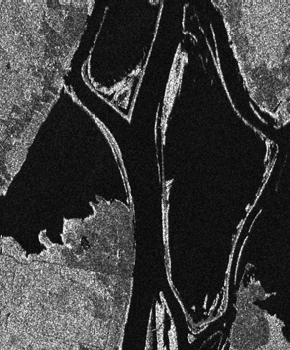
%> input picture SAR_scatnet/Images/ottawa_1.bmp, 290 x 350 px
$ octave optim_ottawa.m   (GNU Octave 9; MATLAB toolbox functions it lacks are replaced by stand-ins)
%> lines starting %> are read from the running program, lines starting %| are printed output that depends on the picture; in (x1, y1, x2, y2) boxes, pixels count from 0 and x2, y2 are one past the last pixel; in counts of white or black regions, pixels touching at a corner belong together; the program's own positions count from 1
### scatnet-0.2/core/wavelet_factory_2d.m
% WAVELET_FACTORY_2D Create wavelet cascade from morlet filter bank
%
% Usage
%    [Wop, filters] = WAVELET_FACTORY_2D(size_in, filt_opt, scat_opt)
%
% Input
%    size_in (numeric): The size of the signals to be transformed.
%    filt_opt (structure): The filter options, same as for
%       MORLET_FILTER_BANK_2D or SHANNON_FILTER_BANK_2D
%	 scat_opt (structure): The scattering and wavelet options, identical to
%       WAVELET_LAYER_1D/WAVELET_1D.
%
% Output
%    Wop (cell of function handle): A cell array of wavelet transforms
%    required for the scattering transform.
%    filters (cell): A cell array of the filters used in defining the wavelets.
%
% Description
%    NOTE : A faster implementation is avaible as WAVELET_FACTORY_2D_LAYER.
%    This function create a cell array of linear operators that will be
%    used for the successive wavelet transforms. Here, only the morlet
%    filter bank is used.
%    If M, the number of layer, is not specified, its value is set automatically to 2.
%
% See also
%    WAVELET_2D, MORLET_FILTER_BANK_2D, SHANNON_FILTER_BANK_2D

function [Wop, filters] = wavelet_factory_2d(size_in, filt_opt, scat_opt)
    % Options
    % check options white list

    if(nargin<3)
        scat_opt=struct;
    end

    if(nargin<2)
        filt_opt=struct;
    end

    white_list_filt = {'filter_type', 'precision', 'Q', 'J', 'L',...
        'sigma_phi','sigma_psi','xi_psi','slant_psi', 'min_margin'};
    white_list_scat = { 'oversampling', 'precision','M'};

    check_options_white_list(filt_opt, white_list_filt);
    check_options_white_list(scat_opt, white_list_scat);

    scat_opt = fill_struct(scat_opt, 'M', 2);

	% Create filters
    filt_opt = fill_struct(filt_opt, 'filter_type', 'morlet');
    switch filt_opt.filter_type
        case 'morlet'
            filt_opt = rmfield(filt_opt, 'filter_type');
            filters = morlet_filter_bank_2d(size_in, filt_opt);
        case 'stockwell'
            filt_opt = rmfield(filt_opt, 'filter_type');
            filters = stockwell_filter_bank_2d(size_in, filt_opt);
        case 'shannon'
            filt_opt = rmfield(filt_opt, 'filter_type');
            filters = shannon_filter_bank_2d(size_in, filt_opt);
        otherwise
            error('unsupported filter type');
    end

	% Create the wavelet transform to apply at the m-th layer
	for m = 1:scat_opt.M+1

        options_W = rmfield(scat_opt, 'M');

		Wop{m} = @(x)(wavelet_layer_2d(x, filters, options_W));
	end
end

### SAR_scatnet/optim_ottawa.m
%% This code is for the optimization of the Ottawa dataset
%% Initialization
%clc;clear;
% sample image
clc;clear;
tic;
addpath('./Images');
addpath('./Utilities');
addpath('./Utils');

fprintf(' ... ... read image file ... ... ... ....\n');
im1   = imread('ottawa_1.bmp');
%> im1 is the input picture: size 350x290x3 uint8; min 0, max 255, mean 60.9
im2   = imread('ottawa_2.bmp');
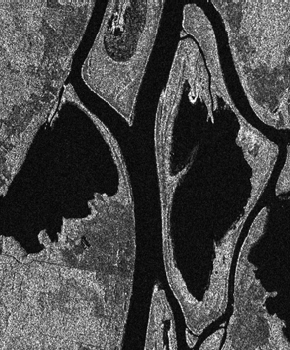
%> input picture SAR_scatnet/Images/ottawa_2.bmp, 290 x 350 px
%> im2 is the input picture: size 350x290x3 uint8; min 0, max 255, mean 71.6
im_gt = imread('ottawa_gt.bmp');
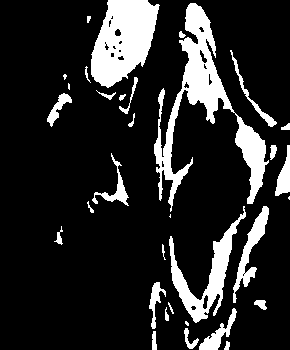
%> input picture SAR_scatnet/Images/ottawa_gt.bmp, 290 x 350 px
%> im_gt is the input picture: size 350x290x3 uint8; 15.8% white; 33 white regions (5 under 20 px), largest, box (x1, y1, x2, y2) and area: (154, 3, 269, 212) 5708, (91, 0, 160, 88) 4014, (169, 206, 246, 323) 2199
fprintf(' ... ... read image file finished !!! !!!\n\n');

im1 = double(im1(:,:,1));
%> im1: size 350x290 double
im2 = double(im2(:,:,1));
%> im2: size 350x290 double
im_gt = double(im_gt(:,:,1));
[ylen, xlen] = size(im1);
%> ylen = 350; xlen = 290

% im1 = im1/max(im1(:));
% im2 = im2/max(im2(:));

cutoff1 = norm(im1,'fro')*.005;
%> cutoff1 = 131.6
cutoff2 = norm(im2,'fro')*.005;
%> cutoff2 = 143.5

fprintf(' ... ... start scattering operation !!! !!!\n\n');

% set parameters % J=3 L=12 M=1, 98.76
% J=3 J=3 L=12 M=1, 0.988358
filt_opt.J = 2;
filt_opt.L = 19;
scat_opt.M = 1;
scat_opt.oversampling = 2;

% compute coefficients
[Wop, filters] = wavelet_factory_2d(size(im1), filt_opt, scat_opt);
%> the run ends on the next line
